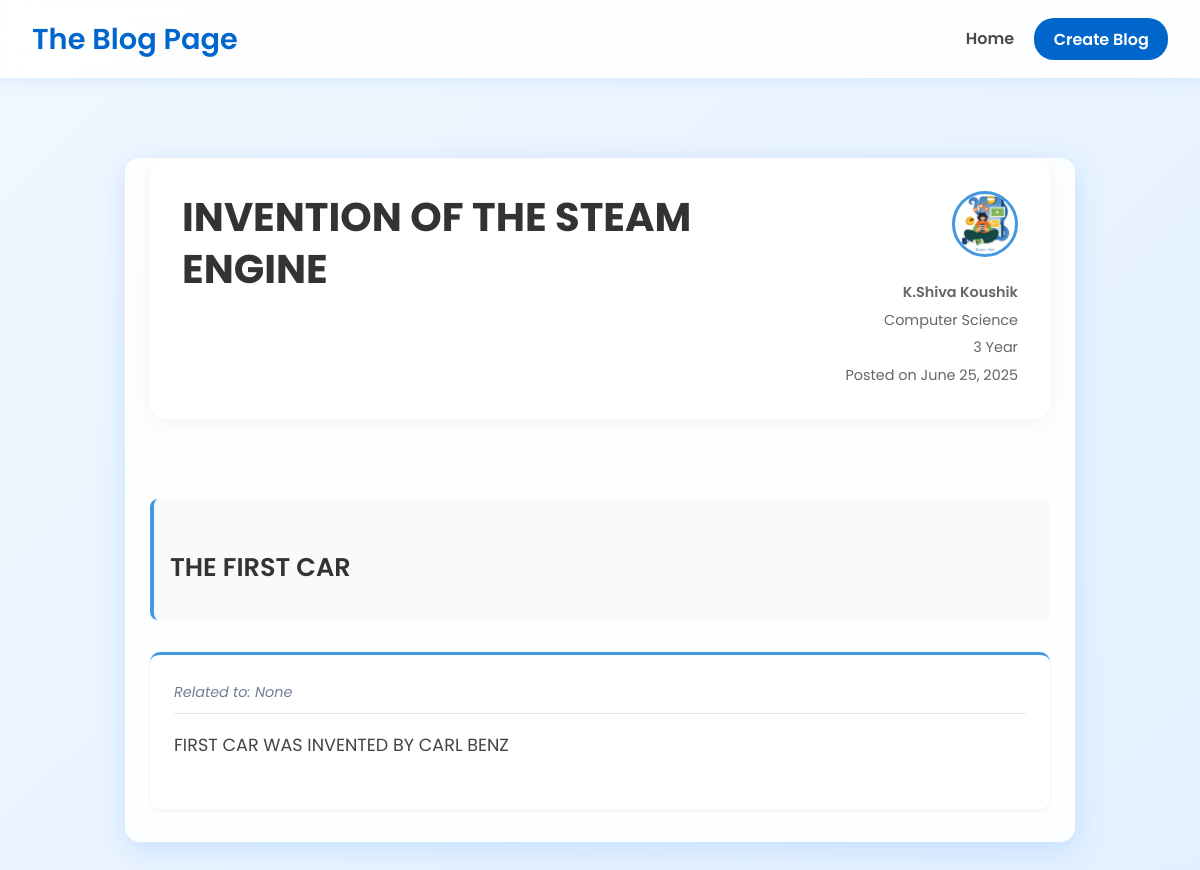
The app's page /blog/4/ with its own data.
### blog/models.py (models this page shows, shortened)
class Blog(models.Model):
    title = models.CharField(max_length=200)
    content = models.JSONField()
    author = models.ForeignKey(Author, on_delete=models.CASCADE, related_name='blogs')
    created_at = models.DateTimeField(auto_now_add=True)

class Author(models.Model):
    name = models.CharField(max_length=100)
    course = models.CharField(max_length=100)
    year = models.IntegerField()
    profile_picture = models.ImageField(upload_to='profile_pics/', null=True, blank=True)

### blog/views.py (the view)
# urls.py: path('blog/<int:pk>/', views.blog_detail, name='blog_detail'),
def blog_detail(request, pk):
    blog = get_object_or_404(Blog, pk=pk)
    return render(request, 'blog/blog_detail.html', {'blog': blog})

### blog/templates/blog/blog_detail.html (shortened to what this page needs)
{% extends "base.html" %}
{% load static %}
{% block content %}
<article class="blog-detail">
    <header class="blog-header">
        <div class="header-content">
            <h1 class="blog-title">{{ blog.title }}</h1>
            <div class="header-right">
                {% if blog.author.profile_picture %}
                    <img src="{{ blog.author.profile_picture.url }}" alt="" class="profile-image">
                {% endif %}
                <div class="author-details">
                    <span class="author-name">{{ blog.author.name }}</span>
                    <span class="author-meta">{{ blog.author.course }}</span>
                    <span class="author-meta">{{ blog.author.year }} Year</span>
                    <span class="author-meta">Posted on {{ blog.created_at|date:"F j, Y" }}</span>
                </div>
            </div>
        </div>
    </header>
    <div class="blog-content">
        {% if blog.content %}
            {% with current_heading=None %}
                {% for block in blog.content %}
                    {% if block.type == 'subheading' %}
                        {% if not forloop.last %}
                            {% with next_block=blog.content|slice:forloop.counter0|first %}
                                {% if next_block.type == 'subheading' %}
                                    <div class="content-block error-block">
                                        <p class="error-message">Missing paragraph for heading: "{{ block.value }}"</p>
                                    </div>
                                {% else %}
                                    <div class="content-block heading">
                                        <h2>{{ block.value }}</h2>
                                    </div>
                                {% endif %}
                            {% endwith %}
                        {% endif %}
                    {% elif block.type == 'paragraph' %}
                        <div class="content-block paragraph">
                            <div class="paragraph-header">
                                <span class="paragraph-title">Related to: {{ current_heading }}</span>
                            </div>
                            <p>{{ block.value }}</p>
                        </div>
                    {% endif %}
                {% endfor %}
            {% endwith %}
        {% else %}
            <p>No content available.</p>
        {% endif %}
    </div>
</article>
{% endblock %}

### static/blog/css/style.css (style rules this page uses)
body { font-family: 'Poppins', sans-serif; background-color: #f0f7ff; background-image: linear-gradient(135deg, #f0f7ff 0%, #e3f0ff 100%); color: #4A4A4A; margin: 0; line-height: 1.6; min-height: 100vh; }
header { display: flex; justify-content: space-between; align-items: center; padding: 1rem 2rem; background-color: rgba(255, 255, 255, 0.9); backdrop-filter: blur(10px); box-shadow: 0 2px 15px rgba(0, 123, 255, 0.1); }
.blog-content { flex: 1; display: flex; flex-direction: column; min-height: 160px; position: relative; }
.blog-content h2 { margin-top: 2rem; }
.blog-title { font-size: 1.2rem; margin-bottom: 0.75rem; color: #333; line-height: 1.3; }
.blog-title { color: #0066cc; }
.blog-detail { max-width: 800px; margin: 2rem auto; background: rgba(255, 255, 255, 0.9); backdrop-filter: blur(10px); border-radius: 15px; padding: 2.5rem; box-shadow: 0 8px 30px rgba(0, 123, 255, 0.15); border: 1px solid rgba(255, 255, 255, 0.7); }
.blog-detail .blog-title { font-size: 2.5rem; color: #333; margin-bottom: 1.5rem; }
.author-details { display: flex; flex-direction: column; }
.author-details span { color: #666; font-size: 0.9rem; }
.blog-detail .blog-content { margin-top: 2rem; padding-top: 1rem; }
.blog-detail .blog-content h2 { margin: 2rem 0 1rem; font-size: 1.6rem; color: #333; }
.blog-detail .blog-content p { margin-bottom: 1.5rem; line-height: 1.8; font-size: 1.1rem; color: #444; }

### blog/templates/blog/blog_detail.html (style rules this page uses)
.blog-detail { max-width: 900px; margin: 3rem auto; padding: 0 1.5rem; }
.blog-header { background: white; padding: 2rem; border-radius: 15px; box-shadow: 0 4px 20px rgba(0, 0, 0, 0.05); margin-bottom: 2rem; }
.header-content { display: flex; justify-content: space-between; align-items: flex-start; gap: 2rem; }
.blog-title { font-size: 2.5rem; color: #1a202c; margin: 0; flex: 1; }
.header-right { text-align: right; min-width: 200px; }
.profile-image { width: 60px; height: 60px; border-radius: 50%; object-fit: cover; border: 3px solid #4299e1; margin-bottom: 1rem; }
.author-details { display: flex; flex-direction: column; gap: 0.3rem; }
.author-name { font-size: 1.1rem; font-weight: 600; color: #2d3748; }
.author-meta { color: #718096; font-size: 0.9rem; }
.content-block { margin-bottom: 2rem; }
.paragraph-header { border-bottom: 1px solid #e2e8f0; padding-bottom: 0.5rem; margin-bottom: 1rem; }
.paragraph-title { color: #718096; font-size: 0.9rem; font-style: italic; }
.content-block.paragraph { background: #fff; padding: 1.5rem; border-radius: 10px; box-shadow: 0 2px 4px rgba(0,0,0,0.05); border-top: 3px solid #4299e1; }
.content-block.heading { margin-top: 2rem; border-left: 4px solid #4299e1; padding-left: 1rem; background: #f8fafc; padding: 1rem; border-radius: 8px; }
.content-block p { color: #4a5568; line-height: 1.8; font-size: 1.1rem; margin: 0; }
.content-block h2 { color: #2d3748; font-size: 1.8rem; font-weight: 600; margin: 0; }

### records on screen
Blog: title "INVENTION OF THE STEAM ENGINE", author.profile_picture (picture), author.name "K.Shiva Koushik", author.course "Computer Science", author.year "3", created_at "June 25, 2025"

### other values on screen
{{ block.value }} "THE FIRST CAR"
{{ current_heading }} "None"
{{ block.value }} "FIRST CAR WAS INVENTED BY CARL BENZ"
